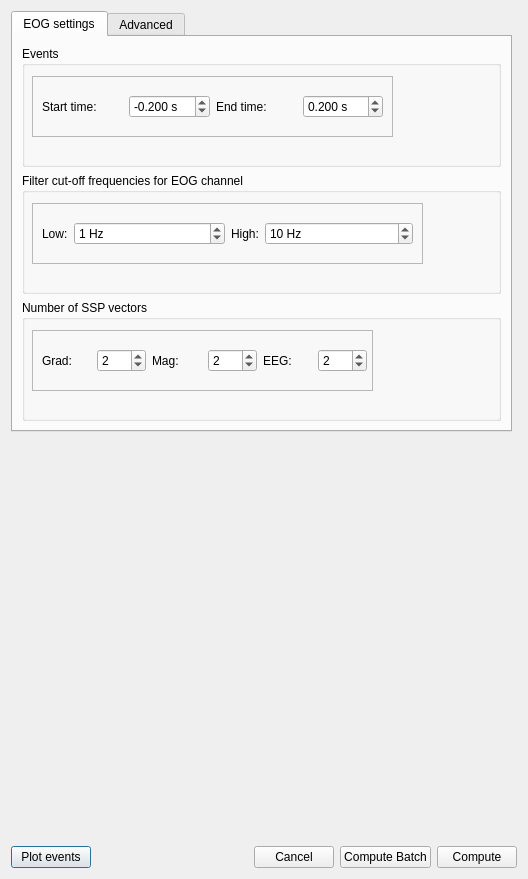
<?xml version="1.0" encoding="UTF-8"?>
<ui version="4.0">
 <class>Dialog</class>
 <widget class="QDialog" name="Dialog">
  <property name="enabled">
   <bool>true</bool>
  </property>
  <property name="geometry">
   <rect>
    <x>0</x>
    <y>0</y>
    <width>528</width>
    <height>879</height>
   </rect>
  </property>
  <property name="windowTitle">
   <string>Meggie - Compute EOG projections</string>
  </property>
  <layout class="QGridLayout" name="gridLayout">
   <item row="1" column="0">
    <layout class="QHBoxLayout" name="horizontalLayout_13">
     <item>
      <widget class="QPushButton" name="pushButtonPlotEvents">
       <property name="text">
        <string>Plot events</string>
       </property>
      </widget>
     </item>
     <item>
      <spacer name="horizontalSpacer">
       <property name="orientation">
        <enum>Qt::Horizontal</enum>
       </property>
       <property name="sizeHint" stdset="0">
        <size>
         <width>40</width>
         <height>20</height>
        </size>
       </property>
      </spacer>
     </item>
     <item>
      <widget class="QPushButton" name="pushButtonCancel">
       <property name="text">
        <string>Cancel</string>
       </property>
      </widget>
     </item>
     <item>
      <widget class="QPushButton" name="pushButtonComputeBatch">
       <property name="text">
        <string>Compute Batch</string>
       </property>
      </widget>
     </item>
     <item>
      <widget class="QPushButton" name="pushButtonCompute">
       <property name="sizePolicy">
        <sizepolicy hsizetype="Minimum" vsizetype="Fixed">
         <horstretch>0</horstretch>
         <verstretch>0</verstretch>
        </sizepolicy>
       </property>
       <property name="text">
        <string>Compute</string>
       </property>
      </widget>
     </item>
    </layout>
   </item>
   <item row="0" column="0">
    <widget class="QScrollArea" name="scrollArea">
     <property name="frameShape">
      <enum>QFrame::NoFrame</enum>
     </property>
     <property name="widgetResizable">
      <bool>true</bool>
     </property>
     <widget class="QWidget" name="scrollAreaWidgetContents">
      <property name="geometry">
       <rect>
        <x>0</x>
        <y>0</y>
        <width>510</width>
        <height>822</height>
       </rect>
      </property>
      <property name="minimumSize">
       <size>
        <width>500</width>
        <height>800</height>
       </size>
      </property>
      <widget class="QTabWidget" name="tabWidgetEOGSettings">
       <property name="geometry">
        <rect>
         <x>0</x>
         <y>0</y>
         <width>501</width>
         <height>421</height>
        </rect>
       </property>
       <property name="currentIndex">
        <number>0</number>
       </property>
       <widget class="QWidget" name="tabEOG1">
        <attribute name="title">
         <string>EOG settings</string>
        </attribute>
        <layout class="QGridLayout" name="gridLayout_3">
         <item row="0" column="0">
          <widget class="QGroupBox" name="groupBoxEvent">
           <property name="title">
            <string>Events</string>
           </property>
           <widget class="QFrame" name="frame">
            <property name="geometry">
             <rect>
              <x>10</x>
              <y>30</y>
              <width>361</width>
              <height>61</height>
             </rect>
            </property>
            <property name="frameShape">
             <enum>QFrame::StyledPanel</enum>
            </property>
            <property name="frameShadow">
             <enum>QFrame::Raised</enum>
            </property>
            <widget class="QWidget" name="horizontalLayoutWidget_8">
             <property name="geometry">
              <rect>
               <x>10</x>
               <y>10</y>
               <width>341</width>
               <height>41</height>
              </rect>
             </property>
             <layout class="QHBoxLayout" name="horizontalLayout_8">
              <item>
               <layout class="QHBoxLayout" name="horizontalLayout">
                <item>
                 <widget class="QLabel" name="labelTmin">
                  <property name="text">
                   <string>Start time:</string>
                  </property>
                 </widget>
                </item>
                <item>
                 <widget class="QDoubleSpinBox" name="doubleSpinBoxTmin">
                  <property name="suffix">
                   <string> s</string>
                  </property>
                  <property name="decimals">
                   <number>3</number>
                  </property>
                  <property name="minimum">
                   <double>-99.989999999999995</double>
                  </property>
                  <property name="singleStep">
                   <double>0.050000000000000</double>
                  </property>
                  <property name="value">
                   <double>-0.200000000000000</double>
                  </property>
                 </widget>
                </item>
               </layout>
              </item>
              <item>
               <layout class="QHBoxLayout" name="horizontalLayout_2">
                <item>
                 <widget class="QLabel" name="labelTmax">
                  <property name="text">
                   <string>End time:</string>
                  </property>
                 </widget>
                </item>
                <item>
                 <widget class="QDoubleSpinBox" name="doubleSpinBoxTmax">
                  <property name="suffix">
                   <string> s</string>
                  </property>
                  <property name="decimals">
                   <number>3</number>
                  </property>
                  <property name="minimum">
                   <double>-99.989999999999995</double>
                  </property>
                  <property name="singleStep">
                   <double>0.050000000000000</double>
                  </property>
                  <property name="value">
                   <double>0.200000000000000</double>
                  </property>
                 </widget>
                </item>
               </layout>
              </item>
             </layout>
            </widget>
           </widget>
          </widget>
         </item>
         <item row="1" column="0">
          <widget class="QGroupBox" name="groupBoxFilteringEOG">
           <property name="title">
            <string>Filter cut-off frequencies for EOG channel</string>
           </property>
           <widget class="QFrame" name="frame_6">
            <property name="geometry">
             <rect>
              <x>10</x>
              <y>30</y>
              <width>391</width>
              <height>61</height>
             </rect>
            </property>
            <property name="frameShape">
             <enum>QFrame::StyledPanel</enum>
            </property>
            <property name="frameShadow">
             <enum>QFrame::Raised</enum>
            </property>
            <widget class="QWidget" name="horizontalLayoutWidget_20">
             <property name="geometry">
              <rect>
               <x>10</x>
               <y>10</y>
               <width>371</width>
               <height>41</height>
              </rect>
             </property>
             <layout class="QHBoxLayout" name="horizontalLayout_18">
              <item>
               <layout class="QHBoxLayout" name="horizontalLayout_23">
                <item>
                 <widget class="QLabel" name="labelLowPass">
                  <property name="sizePolicy">
                   <sizepolicy hsizetype="Maximum" vsizetype="Preferred">
                    <horstretch>0</horstretch>
                    <verstretch>0</verstretch>
                   </sizepolicy>
                  </property>
                  <property name="text">
                   <string>Low:</string>
                  </property>
                 </widget>
                </item>
                <item>
                 <widget class="QSpinBox" name="spinBoxLowPass">
                  <property name="suffix">
                   <string> Hz</string>
                  </property>
                  <property name="value">
                   <number>1</number>
                  </property>
                 </widget>
                </item>
               </layout>
              </item>
              <item>
               <layout class="QHBoxLayout" name="horizontalLayout_24">
                <item>
                 <widget class="QLabel" name="labelHighPass">
                  <property name="sizePolicy">
                   <sizepolicy hsizetype="Maximum" vsizetype="Preferred">
                    <horstretch>0</horstretch>
                    <verstretch>0</verstretch>
                   </sizepolicy>
                  </property>
                  <property name="text">
                   <string>High:</string>
                  </property>
                 </widget>
                </item>
                <item>
                 <widget class="QSpinBox" name="spinBoxHighPass">
                  <property name="suffix">
                   <string> Hz</string>
                  </property>
                  <property name="maximum">
                   <number>1000</number>
                  </property>
                  <property name="value">
                   <number>10</number>
                  </property>
                 </widget>
                </item>
               </layout>
              </item>
             </layout>
            </widget>
           </widget>
          </widget>
         </item>
         <item row="2" column="0">
          <widget class="QGroupBox" name="groupBoxSSP">
           <property name="title">
            <string>Number of SSP vectors</string>
           </property>
           <widget class="QFrame" name="frame_2">
            <property name="geometry">
             <rect>
              <x>10</x>
              <y>30</y>
              <width>341</width>
              <height>61</height>
             </rect>
            </property>
            <property name="frameShape">
             <enum>QFrame::StyledPanel</enum>
            </property>
            <property name="frameShadow">
             <enum>QFrame::Raised</enum>
            </property>
            <widget class="QWidget" name="horizontalLayoutWidget_9">
             <property name="geometry">
              <rect>
               <x>10</x>
               <y>10</y>
               <width>325</width>
               <height>41</height>
              </rect>
             </property>
             <layout class="QHBoxLayout" name="horizontalLayout_9">
              <item>
               <layout class="QHBoxLayout" name="horizontalLayout_3">
                <item>
                 <widget class="QLabel" name="labelGrad">
                  <property name="text">
                   <string>Grad:</string>
                  </property>
                 </widget>
                </item>
                <item>
                 <widget class="QSpinBox" name="spinBoxGrad">
                  <property name="value">
                   <number>2</number>
                  </property>
                 </widget>
                </item>
               </layout>
              </item>
              <item>
               <layout class="QHBoxLayout" name="horizontalLayout_4">
                <item>
                 <widget class="QLabel" name="labelMag">
                  <property name="text">
                   <string>Mag:</string>
                  </property>
                 </widget>
                </item>
                <item>
                 <widget class="QSpinBox" name="spinBoxMag">
                  <property name="value">
                   <number>2</number>
                  </property>
                 </widget>
                </item>
               </layout>
              </item>
              <item>
               <layout class="QHBoxLayout" name="horizontalLayout_5">
                <item>
                 <widget class="QLabel" name="labelEeg">
                  <property name="text">
                   <string>EEG:</string>
                  </property>
                 </widget>
                </item>
                <item>
                 <widget class="QSpinBox" name="spinBoxEeg">
                  <property name="value">
                   <number>2</number>
                  </property>
                 </widget>
                </item>
               </layout>
              </item>
             </layout>
            </widget>
           </widget>
          </widget>
         </item>
        </layout>
       </widget>
       <widget class="QWidget" name="tabEOG2">
        <attribute name="title">
         <string>Advanced</string>
        </attribute>
        <widget class="QGroupBox" name="groupBox">
         <property name="geometry">
          <rect>
           <x>10</x>
           <y>150</y>
           <width>491</width>
           <height>131</height>
          </rect>
         </property>
         <property name="title">
          <string>Epoch rejection</string>
         </property>
         <widget class="QFrame" name="frameEpochRejection">
          <property name="enabled">
           <bool>true</bool>
          </property>
          <property name="geometry">
           <rect>
            <x>10</x>
            <y>30</y>
            <width>461</width>
            <height>91</height>
           </rect>
          </property>
          <property name="frameShape">
           <enum>QFrame::StyledPanel</enum>
          </property>
          <property name="frameShadow">
           <enum>QFrame::Raised</enum>
          </property>
          <widget class="QWidget" name="horizontalLayoutWidget_4">
           <property name="geometry">
            <rect>
             <x>10</x>
             <y>10</y>
             <width>441</width>
             <height>80</height>
            </rect>
           </property>
           <layout class="QHBoxLayout" name="horizontalLayout_12">
            <item>
             <layout class="QVBoxLayout" name="verticalLayout_2">
              <item>
               <layout class="QHBoxLayout" name="horizontalLayout_14">
                <item>
                 <widget class="QLabel" name="labelGradReject">
                  <property name="text">
                   <string>Grad:</string>
                  </property>
                 </widget>
                </item>
                <item>
                 <widget class="QDoubleSpinBox" name="doubleSpinBoxGradReject">
                  <property name="prefix">
                   <string/>
                  </property>
                  <property name="suffix">
                   <string> fT/cm</string>
                  </property>
                  <property name="maximum">
                   <double>1000000000.000000000000000</double>
                  </property>
                  <property name="value">
                   <double>3000.000000000000000</double>
                  </property>
                 </widget>
                </item>
               </layout>
              </item>
              <item>
               <layout class="QHBoxLayout" name="horizontalLayout_11">
                <item>
                 <widget class="QLabel" name="labelEegReject">
                  <property name="text">
                   <string>EEG:</string>
                  </property>
                 </widget>
                </item>
                <item>
                 <widget class="QDoubleSpinBox" name="doubleSpinBoxEEGReject">
                  <property name="suffix">
                   <string> uV</string>
                  </property>
                  <property name="maximum">
                   <double>1000000000.000000000000000</double>
                  </property>
                  <property name="value">
                   <double>100.000000000000000</double>
                  </property>
                 </widget>
                </item>
               </layout>
              </item>
             </layout>
            </item>
            <item>
             <layout class="QVBoxLayout" name="verticalLayout_3">
              <item>
               <layout class="QHBoxLayout" name="horizontalLayout_10">
                <item>
                 <widget class="QLabel" name="labelMagReject">
                  <property name="text">
                   <string>Mag:</string>
                  </property>
                 </widget>
                </item>
                <item>
                 <widget class="QDoubleSpinBox" name="doubleSpinBoxMagReject">
                  <property name="suffix">
                   <string> fT</string>
                  </property>
                  <property name="maximum">
                   <double>1000000000.000000000000000</double>
                  </property>
                  <property name="value">
                   <double>4000.000000000000000</double>
                  </property>
                 </widget>
                </item>
               </layout>
              </item>
              <item>
               <layout class="QHBoxLayout" name="horizontalLayout_15">
                <item>
                 <widget class="QLabel" name="labelEogReject">
                  <property name="text">
                   <string>EOG:</string>
                  </property>
                 </widget>
                </item>
                <item>
                 <widget class="QDoubleSpinBox" name="doubleSpinBoxEOGReject">
                  <property name="suffix">
                   <string> uV</string>
                  </property>
                  <property name="maximum">
                   <double>1000000000.000000000000000</double>
                  </property>
                  <property name="value">
                   <double>1000000000.000000000000000</double>
                  </property>
                 </widget>
                </item>
               </layout>
              </item>
             </layout>
            </item>
           </layout>
          </widget>
         </widget>
        </widget>
        <widget class="QWidget" name="gridLayoutWidget">
         <property name="geometry">
          <rect>
           <x>10</x>
           <y>10</y>
           <width>481</width>
           <height>138</height>
          </rect>
         </property>
         <layout class="QGridLayout" name="gridLayout_2">
          <item row="0" column="1">
           <widget class="QSpinBox" name="spinBoxStart"/>
          </item>
          <item row="3" column="0">
           <widget class="QCheckBox" name="checkBoxSSPCompute">
            <property name="text">
             <string>Compute SSP after averaging</string>
            </property>
           </widget>
          </item>
          <item row="1" column="0">
           <widget class="QLabel" name="labelTaps">
            <property name="text">
             <string>Number of taps to use for filtering:</string>
            </property>
           </widget>
          </item>
          <item row="0" column="2">
           <widget class="QLabel" name="labelStart2">
            <property name="text">
             <string>seconds.</string>
            </property>
           </widget>
          </item>
          <item row="1" column="1">
           <widget class="QSpinBox" name="spinBoxTaps">
            <property name="maximum">
             <number>10000</number>
            </property>
            <property name="value">
             <number>2048</number>
            </property>
           </widget>
          </item>
          <item row="0" column="0">
           <widget class="QLabel" name="labelStart1">
            <property name="text">
             <string>Start artifact detection after</string>
            </property>
           </widget>
          </item>
          <item row="2" column="0">
           <widget class="QCheckBox" name="checkBoxSSPProj">
            <property name="enabled">
             <bool>true</bool>
            </property>
            <property name="text">
             <string>Exclude SSP projections currently in the file</string>
            </property>
            <property name="checked">
             <bool>true</bool>
            </property>
           </widget>
          </item>
         </layout>
        </widget>
        <widget class="QGroupBox" name="groupBoxFilter">
         <property name="geometry">
          <rect>
           <x>10</x>
           <y>280</y>
           <width>351</width>
           <height>101</height>
          </rect>
         </property>
         <property name="title">
          <string>Filtering cut-off frequencies for the data</string>
         </property>
         <widget class="QFrame" name="frame_7">
          <property name="geometry">
           <rect>
            <x>10</x>
            <y>30</y>
            <width>271</width>
            <height>61</height>
           </rect>
          </property>
          <property name="frameShape">
           <enum>QFrame::StyledPanel</enum>
          </property>
          <property name="frameShadow">
           <enum>QFrame::Raised</enum>
          </property>
          <widget class="QWidget" name="horizontalLayoutWidget_19">
           <property name="geometry">
            <rect>
             <x>10</x>
             <y>10</y>
             <width>251</width>
             <height>41</height>
            </rect>
           </property>
           <layout class="QHBoxLayout" name="horizontalLayout_25">
            <item>
             <layout class="QHBoxLayout" name="horizontalLayout_26">
              <item>
               <widget class="QLabel" name="labelLow">
                <property name="text">
                 <string>Low:</string>
                </property>
               </widget>
              </item>
              <item>
               <widget class="QSpinBox" name="spinBoxLow">
                <property name="suffix">
                 <string> Hz</string>
                </property>
                <property name="value">
                 <number>1</number>
                </property>
               </widget>
              </item>
             </layout>
            </item>
            <item>
             <layout class="QHBoxLayout" name="horizontalLayout_27">
              <item>
               <widget class="QLabel" name="labelHigh">
                <property name="text">
                 <string>High:</string>
                </property>
               </widget>
              </item>
              <item>
               <widget class="QSpinBox" name="spinBoxHigh">
                <property name="suffix">
                 <string> Hz</string>
                </property>
                <property name="maximum">
                 <number>1000</number>
                </property>
                <property name="value">
                 <number>35</number>
                </property>
               </widget>
              </item>
             </layout>
            </item>
           </layout>
          </widget>
         </widget>
        </widget>
       </widget>
      </widget>
      <widget class="QWidget" name="widget" native="true">
       <property name="geometry">
        <rect>
         <x>0</x>
         <y>430</y>
         <width>301</width>
         <height>371</height>
        </rect>
       </property>
      </widget>
     </widget>
    </widget>
   </item>
  </layout>
 </widget>
 <tabstops>
  <tabstop>scrollArea</tabstop>
  <tabstop>doubleSpinBoxTmin</tabstop>
  <tabstop>doubleSpinBoxTmax</tabstop>
  <tabstop>spinBoxLowPass</tabstop>
  <tabstop>spinBoxHighPass</tabstop>
  <tabstop>spinBoxGrad</tabstop>
  <tabstop>spinBoxMag</tabstop>
  <tabstop>spinBoxEeg</tabstop>
  <tabstop>spinBoxLow</tabstop>
  <tabstop>spinBoxHigh</tabstop>
  <tabstop>pushButtonCancel</tabstop>
  <tabstop>pushButtonCompute</tabstop>
  <tabstop>tabWidgetEOGSettings</tabstop>
 </tabstops>
 <resources/>
 <connections>
  <connection>
   <sender>pushButtonCompute</sender>
   <signal>clicked()</signal>
   <receiver>Dialog</receiver>
   <slot>accept()</slot>
   <hints>
    <hint type="sourcelabel">
     <x>642</x>
     <y>934</y>
    </hint>
    <hint type="destinationlabel">
     <x>333</x>
     <y>5</y>
    </hint>
   </hints>
  </connection>
  <connection>
   <sender>pushButtonComputeBatch</sender>
   <signal>clicked()</signal>
   <receiver>Dialog</receiver>
   <slot>acceptBatch()</slot>
   <hints>
    <hint type="sourcelabel">
     <x>513</x>
     <y>926</y>
    </hint>
    <hint type="destinationlabel">
     <x>367</x>
     <y>0</y>
    </hint>
   </hints>
  </connection>
  <connection>
   <sender>pushButtonCancel</sender>
   <signal>clicked()</signal>
   <receiver>Dialog</receiver>
   <slot>reject()</slot>
   <hints>
    <hint type="sourcelabel">
     <x>378</x>
     <y>921</y>
    </hint>
    <hint type="destinationlabel">
     <x>259</x>
     <y>5</y>
    </hint>
   </hints>
  </connection>
 </connections>
 <slots>
  <slot>acceptBatch()</slot>
 </slots>
</ui>
